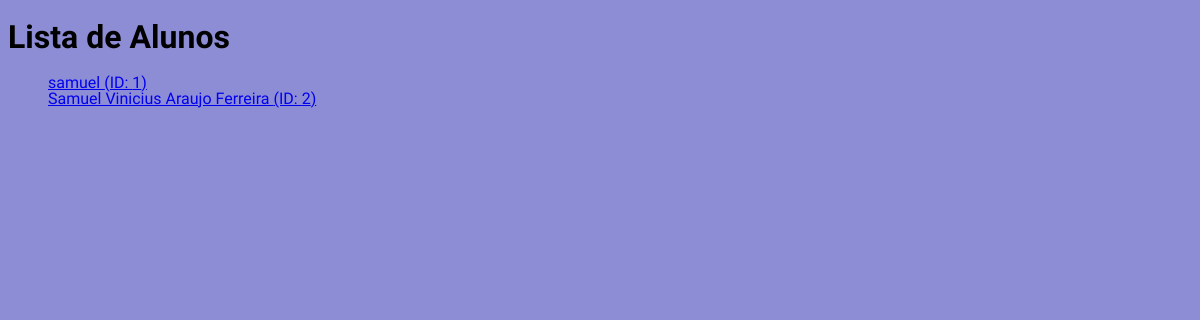
Before: /alunos with the older database file.
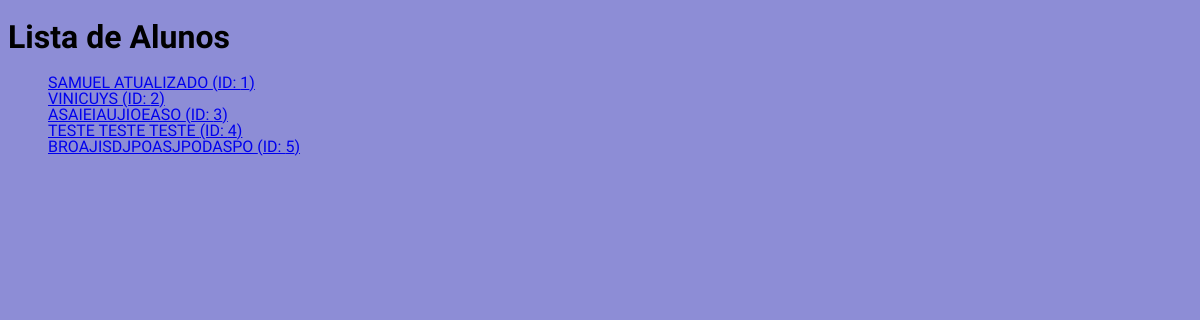
After: the same page with the newer database file.
### models/alunos.py (models this page shows, shortened)
class Aluno(db.Model):
    __tablename__ = 'alunos'
    id = db.Column(db.Integer, primary_key=True)
    nome = db.Column(db.String(100), nullable=False)
    idade = db.Column(db.Integer)
    data_nascimento = db.Column(db.Date)
    nota_primeiro_semestre = db.Column(db.Float)
    nota_segundo_semestre = db.Column(db.Float)
    media_final = db.Column(db.Float)
    turma_id = db.Column(db.Integer, db.ForeignKey('turmas.id'))
    turma = db.relationship('Turma', back_populates='alunos')
    def to_dict(self):
        return {
            'id': self.id,
            'nome': self.nome,
            'idade': self.idade,
            'data_nascimento': self.data_nascimento,
            'nota_primeiro_semestre': self.nota_primeiro_semestre,
            'nota_segundo_semestre': self.nota_segundo_semestre,
            'media_final': self.media_final,
            'turma_id': self.turma_id
        }

### controller/alunos.py (the view)
@alunos_blueprint.route('/alunos', methods=['GET'])
def get_alunos():
    alunos = listar_alunos()
    return render_template("alunos/alunos.html", alunos=alunos)

### models/alunos.py (called while the page is built)
def listar_alunos():
    alunos = Aluno.query.all()
    return [aluno.to_dict() for aluno in alunos]

### templates/alunos/alunos.html (shortened to what this page needs)
<!DOCTYPE html>
<html lang="pt-BR">
  <link rel="stylesheet" href="/styles/global.css">
  <link rel="stylesheet" href="/styles/reset.css">
<head>
</head>
<body>
  <h1>Lista de Alunos</h1>
  <ul>
    {% for aluno in alunos %}
    <li><a href="{{ url_for('alunos.get_aluno', id_aluno=aluno.id) }}">{{ aluno.nome }} (ID: {{ aluno.id }})</a></li>
    {% endfor %}
  </ul>
</body>
</html>

### styles/global.css (style rules this page uses)
body { background-color: rgb(141, 141, 214); font-family: "Signika", sans-serif; text-decoration: none; }

Changed rows visible on the page:
changed Aluno id 1: nome "samuel" → "SAMUEL ATUALIZADO"
changed Aluno id 2: nome "Samuel Vinicius Araujo Ferreira" → "VINICUYS"
added Aluno: nome "ASAIEIAUJIOEASO", id "3"
added Aluno: nome "TESTE TESTE TESTE", id "4"
added Aluno: nome "BROAJISDJPOASJPODASPO", id "5"
